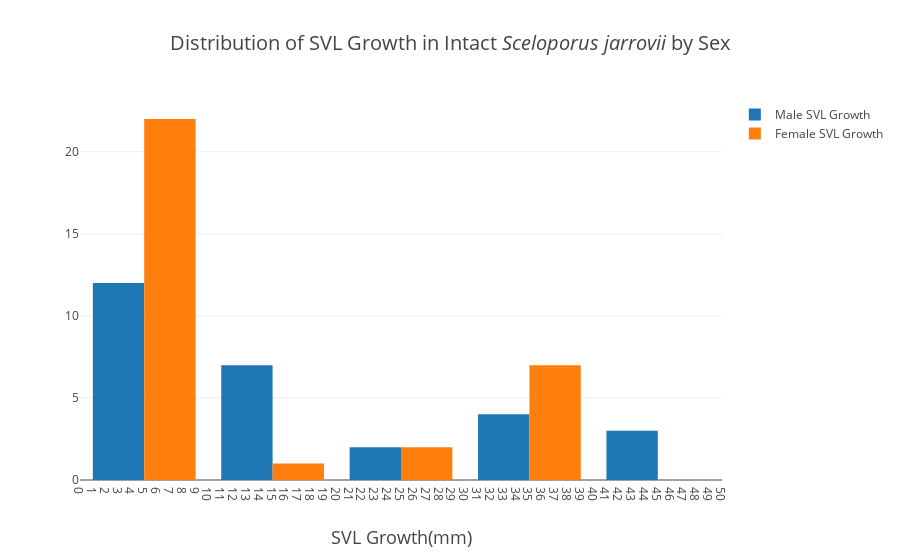

The code cell stored with this chart in its notebook:
### Code cell
SVLMales = go.Histogram(x=df2.loc[df2.sex==1,'svl21ys'],name='Male SVL Growth')
SVLFemales = go.Histogram(x=df2.loc[df2.sex==0,'svl21ys'],name='Female SVL Growth')
data =[SVLMales,SVLFemales]
layout = go.Layout(
    title = 'Distribution of SVL Growth in Intact <i>Sceloporus jarrovii</i> by Sex',
    titlefont = dict(
        size = 20),
    xaxis = dict(
        dtick = 1,
        title = 'SVL Growth(mm)',
        titlefont = dict(
            size = 18)))
fig = go.Figure(data=data, layout=layout)
plot(fig, filename = 'Distribution of SVL Growth in Intact Sceloporus jarrovii by Sex.html')
iplot(fig, filename = 'Distribution of SVL Growth in Intact Sceloporus jarrovii by Sex.html')

### Figure 1 — Plotly figure (JSON) as saved in the notebook; plotly's stock layout.template omitted (floating-point values rounded to 4 significant figures)
{"data": [{"name": "Male SVL Growth", "type": "histogram", "uid": "eb95201c-ab5d-11e9-9016-90324b8dd25e", "x": [10, 1, 11.5, 8, 29, 32, 12, 2, 12, 10, 40, 5, 35, 27, 5, 7, 39, 2, 7, 9, 4, 0.6667, 10, 10, 45, 0, 40, 30]}, {"name": "Female SVL Growth", "type": "histogram", "uid": "eb95201d-ab5d-11e9-95bd-90324b8dd25e", "x": [30, 31, 8, 20, 5, 8, 5, 3, 36, 32, 5, 33, 7, 31, 7, 9, 28, 5, 0, 5, 9, 5, 11, 2, 2, 2, 6, 5, 8, 6, 34, 8]}], "layout": {"title": "Distribution of SVL Growth in Intact <i>Sceloporus jarrovii</i> by Sex", "titlefont": {"size": 20}, "xaxis": {"dtick": 1, "title": "SVL Growth(mm)", "titlefont": {"size": 18}}}}
